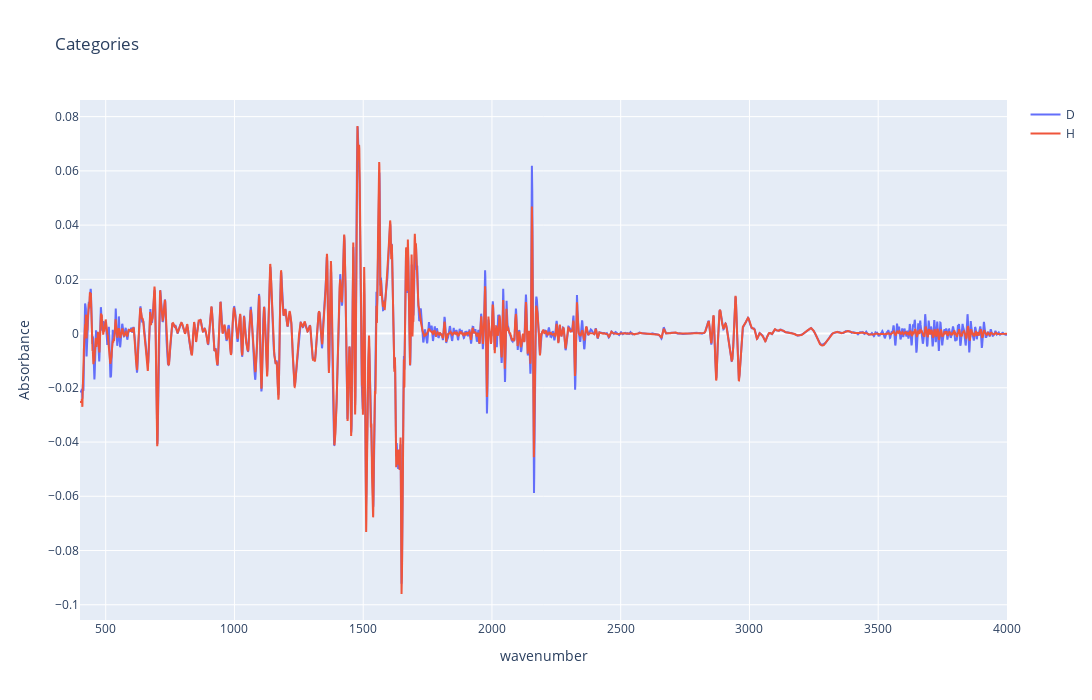

This figure's notebook cell:
### Code cell
X_db = X_db.T.apply(lambda col: savgol_filter(col, window_length=30, polyorder=2, deriv=2)).T
X_db = X_db.apply(lambda row: row / np.linalg.norm(row), axis=1)
#X_db = X_db.apply(lambda row: row / max(row), axis=1)

fig = go.Figure()

for index, row in X_db.iterrows():
    fig.add_trace(go.Scatter(x=np.ravel(domain), y=row.to_numpy(), name=index))


fig.update_layout(title='Categories', 
                  xaxis_title='wavenumber', 
                  yaxis_title='Absorbance', 
                  height=700, 
                  width=1100
                 )

### Figure 1 — Plotly figure (JSON) as saved in the notebook; plotly's stock layout.template omitted (floating-point values rounded to 4 significant figures; data arrays with more than 128 entries replaced by an {"elided": "..."} marker saying what was removed)
{"data": [{"name": "D", "type": "scatter", "x": {"elided": "7468 float values"}, "y": {"elided": "7468 float values"}}, {"name": "H", "type": "scatter", "x": {"elided": "7468 float values"}, "y": {"elided": "7468 float values"}}], "layout": {"height": 700, "title": {"text": "Categories"}, "width": 1100, "xaxis": {"autorange": true, "range": [400.2, 4000.0], "title": {"text": "wavenumber"}, "type": "linear"}, "yaxis": {"autorange": true, "range": [-0.1056, 0.08614], "title": {"text": "Absorbance"}, "type": "linear"}}}
